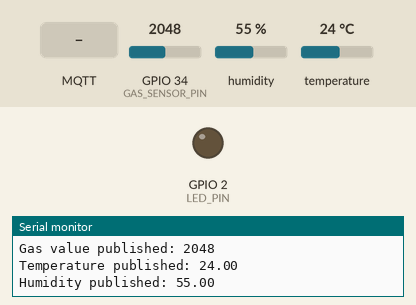
Recording of a sketch running on a simulated ESP32. Parts: output pins drawn as LEDs (lit = HIGH), the last lines printed to the serial monitor. The inputs (shaded band) are chosen by the test bench; at power-on: GPIO 34 (GAS_SENSOR_PIN) = 2048, humidity 55 %, temperature 24 °C. WiFi joins after 1.5 s; servers stay silent unless stated; random numbers use the default seed unless the sketch sets one; no MQTT or app messages arrive unless stated.

Above: at 2.7 s.
2.8 s: MQTT message "L" arrives on the first subscribed topic
At 3.9 s:
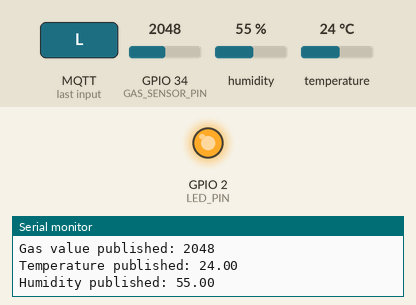
4.3 s: MQTT message "D" arrives on the first subscribed topic
At 5.1 s:
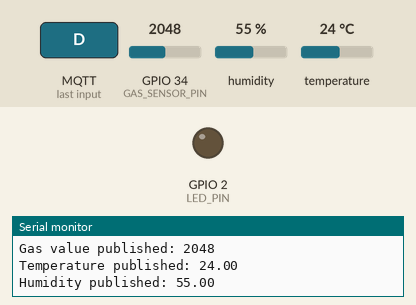
Timing chart, 0 to 7.3 s (numbered marks = the images above; inputs shaded):
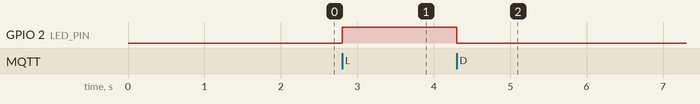

Measured:
- after the input at 2.8 s, GPIO 2 (LED_PIN): LOW → HIGH at once
- after the input at 4.3 s, GPIO 2 (LED_PIN): HIGH → LOW at once

The sketch:

MQTT.ino
```cpp
#include <WiFi.h>
#include <PubSubClient.h>
#include <DHT.h>

// Wi-Fi configuration
const char* WIFI_SSID = "";
const char* WIFI_PASSWORD = "";

// MQTT configuration
const char* MQTT_SERVER = "broker.hivemq.com";
const int MQTT_PORT = 1883;
const char* MQTT_LED_COMMAND_TOPIC = "led/control";
const char* MQTT_LED_STATUS_TOPIC = "led/status";
const char* MQTT_GAS_TOPIC = "gas/value";
const char* MQTT_TEMP_TOPIC = "dht/temperature";
const char* MQTT_HUMIDITY_TOPIC = "dht/humidity";

// Hardware configuration
const int LED_PIN = 2;
const int GAS_SENSOR_PIN = 34;
const int DHT_PIN = 32;
#define DHT_TYPE DHT11

// Timing
unsigned long lastSensorPublishTime = 0;
const unsigned long SENSOR_PUBLISH_INTERVAL_MS = 1000;

// Objects
WiFiClient wifiClient;
PubSubClient mqttClient(wifiClient);
DHT dht(DHT_PIN, DHT_TYPE);

void connectToWiFi() {
  Serial.println("Connecting to Wi-Fi...");
  WiFi.begin(WIFI_SSID, WIFI_PASSWORD);

  while (WiFi.status() != WL_CONNECTED) {
    delay(500);
    Serial.print(".");
  }

  Serial.println();
  Serial.print("Connected. IP Address: ");
  Serial.println(WiFi.localIP());
}

void handleMqttMessage(char* topic, byte* payload, unsigned int length) {
  String message;
  for (unsigned int i = 0; i < length; ++i) {
    message += (char)payload[i];
  }

  Serial.print("Received [");
  Serial.print(topic);
  Serial.print("]: ");
  Serial.println(message);

  if (message == "L") {
    digitalWrite(LED_PIN, HIGH);
    mqttClient.publish(MQTT_LED_STATUS_TOPIC, "LED on");
  } else if (message == "D") {
    digitalWrite(LED_PIN, LOW);
    mqttClient.publish(MQTT_LED_STATUS_TOPIC, "LED off");
  }
}

void connectToMqtt() {
  while (!mqttClient.connected()) {
    Serial.print("Connecting to MQTT...");
    String clientId = "ESP32Client-" + String(random(0xffff), HEX);

    if (mqttClient.connect(clientId.c_str())) {
      Serial.println("Connected.");
      mqttClient.subscribe(MQTT_LED_COMMAND_TOPIC);
    } else {
      Serial.print("Failed. rc=");
      Serial.print(mqttClient.state());
      Serial.println(". Retrying in 5s...");
      delay(5000);
    }
  }
}

void publishGasSensorValue() {
  int gasValue = analogRead(GAS_SENSOR_PIN);
  char payload[10];
  itoa(gasValue, payload, 10);
  mqttClient.publish(MQTT_GAS_TOPIC, payload);
  Serial.print("Gas value published: ");
  Serial.println(payload);
}

void publishDHTValues() {
  float temperature = dht.readTemperature();
  float humidity = dht.readHumidity();

  if (isnan(temperature) || isnan(humidity)) {
    Serial.println("Failed to read from DHT sensor.");
    return;
  }

  char tempPayload[10];
  dtostrf(temperature, 1, 2, tempPayload);
  mqttClient.publish(MQTT_TEMP_TOPIC, tempPayload);

  char humPayload[10];
  dtostrf(humidity, 1, 2, humPayload);
  mqttClient.publish(MQTT_HUMIDITY_TOPIC, humPayload);

  Serial.print("Temperature published: ");
  Serial.println(tempPayload);
  Serial.print("Humidity published: ");
  Serial.println(humPayload);
}

void setup() {
  pinMode(LED_PIN, OUTPUT);
  pinMode(GAS_SENSOR_PIN, INPUT);
  Serial.begin(115200);

  dht.begin();
  connectToWiFi();

  mqttClient.setServer(MQTT_SERVER, MQTT_PORT);
  mqttClient.setCallback(handleMqttMessage);
}

void loop() {
  if (!mqttClient.connected()) {
    connectToMqtt();
  }

  mqttClient.loop();

  unsigned long currentTime = millis();
  if (currentTime - lastSensorPublishTime > SENSOR_PUBLISH_INTERVAL_MS) {
    lastSensorPublishTime = currentTime;
    publishGasSensorValue();
    publishDHTValues();
  }
}
```
